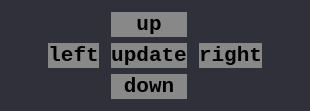
            <widget class="QWidget" name="path3_widget">
             <property name="enabled">
              <bool>true</bool>
             </property>
             <property name="sizePolicy">
              <sizepolicy hsizetype="Expanding" vsizetype="Expanding">
               <horstretch>0</horstretch>
               <verstretch>0</verstretch>
              </sizepolicy>
             </property>
             <property name="styleSheet">
              <string notr="true">QWidget
{
  border:none;
  background-color: rgb(48,48,58);
}</string>
             </property>
             <attribute name="title">
              <string>screw2</string>
             </attribute>
             <layout class="QGridLayout" name="gridLayout_8">
              <property name="leftMargin">
               <number>48</number>
              </property>
              <property name="topMargin">
               <number>12</number>
              </property>
              <property name="rightMargin">
               <number>48</number>
              </property>
              <property name="bottomMargin">
               <number>12</number>
              </property>
              <property name="horizontalSpacing">
               <number>12</number>
              </property>
              <property name="verticalSpacing">
               <number>6</number>
              </property>
              <item row="0" column="1">
               <widget class="QPushButton" name="screw2_up_btn">
                <property name="sizePolicy">
                 <sizepolicy hsizetype="Expanding" vsizetype="Expanding">
                  <horstretch>0</horstretch>
                  <verstretch>0</verstretch>
                 </sizepolicy>
                </property>
                <property name="font">
                 <font>
                  <family>Consolas</family>
                  <pointsize>16</pointsize>
                  <weight>75</weight>
                  <bold>true</bold>
                 </font>
                </property>
                <property name="styleSheet">
                 <string notr="true">QPushButton
{
	background-color: rgb(136, 136, 136);
}</string>
                </property>
                <property name="text">
                 <string>up</string>
                </property>
               </widget>
              </item>
              <item row="3" column="0">
               <widget class="QPushButton" name="screw2_left_btn">
                <property name="sizePolicy">
                 <sizepolicy hsizetype="Expanding" vsizetype="Expanding">
                  <horstretch>0</horstretch>
                  <verstretch>0</verstretch>
                 </sizepolicy>
                </property>
                <property name="font">
                 <font>
                  <family>Consolas</family>
                  <pointsize>16</pointsize>
                  <weight>75</weight>
                  <bold>true</bold>
                 </font>
                </property>
                <property name="styleSheet">
                 <string notr="true">QPushButton
{
	background-color: rgb(136, 136, 136);
}</string>
                </property>
                <property name="text">
                 <string>left</string>
                </property>
               </widget>
              </item>
              <item row="3" column="1">
               <widget class="QPushButton" name="screw2_update">
                <property name="sizePolicy">
                 <sizepolicy hsizetype="Expanding" vsizetype="Expanding">
                  <horstretch>0</horstretch>
                  <verstretch>0</verstretch>
                 </sizepolicy>
                </property>
                <property name="font">
                 <font>
                  <family>Consolas</family>
                  <pointsize>16</pointsize>
                  <weight>75</weight>
                  <bold>true</bold>
                 </font>
                </property>
                <property name="styleSheet">
                 <string notr="true">QPushButton
{
	background-color: rgb(136, 136, 136);
}</string>
                </property>
                <property name="text">
                 <string>update</string>
                </property>
               </widget>
              </item>
              <item row="0" column="0">
               <widget class="QLabel" name="label_21">
                <property name="enabled">
                 <bool>false</bool>
                </property>
                <property name="sizePolicy">
                 <sizepolicy hsizetype="Expanding" vsizetype="Expanding">
                  <horstretch>0</horstretch>
                  <verstretch>0</verstretch>
                 </sizepolicy>
                </property>
                <property name="text">
                 <string/>
                </property>
               </widget>
              </item>
              <item row="0" column="2">
               <widget class="QLabel" name="label_22">
                <property name="enabled">
                 <bool>false</bool>
                </property>
                <property name="sizePolicy">
                 <sizepolicy hsizetype="Expanding" vsizetype="Expanding">
                  <horstretch>0</horstretch>
                  <verstretch>0</verstretch>
                 </sizepolicy>
                </property>
                <property name="text">
                 <string/>
                </property>
               </widget>
              </item>
              <item row="4" column="1">
               <widget class="QPushButton" name="screw2_down_btn">
                <property name="sizePolicy">
                 <sizepolicy hsizetype="Expanding" vsizetype="Expanding">
                  <horstretch>0</horstretch>
                  <verstretch>0</verstretch>
                 </sizepolicy>
                </property>
                <property name="font">
                 <font>
                  <family>Consolas</family>
                  <pointsize>16</pointsize>
                  <weight>75</weight>
                  <bold>true</bold>
                 </font>
                </property>
                <property name="styleSheet">
                 <string notr="true">QPushButton
{
	background-color: rgb(136, 136, 136);
}</string>
                </property>
                <property name="text">
                 <string>down</string>
                </property>
               </widget>
              </item>
              <item row="4" column="2">
               <widget class="QLabel" name="label_20">
                <property name="enabled">
                 <bool>false</bool>
                </property>
                <property name="sizePolicy">
                 <sizepolicy hsizetype="Expanding" vsizetype="Expanding">
                  <horstretch>0</horstretch>
                  <verstretch>0</verstretch>
                 </sizepolicy>
                </property>
                <property name="text">
                 <string/>
                </property>
               </widget>
              </item>
              <item row="3" column="2">
               <widget class="QPushButton" name="screw2_right_btn">
                <property name="sizePolicy">
                 <sizepolicy hsizetype="Expanding" vsizetype="Expanding">
                  <horstretch>0</horstretch>
                  <verstretch>0</verstretch>
                 </sizepolicy>
                </property>
                <property name="font">
                 <font>
                  <family>Consolas</family>
                  <pointsize>16</pointsize>
                  <weight>75</weight>
                  <bold>true</bold>
                 </font>
                </property>
                <property name="styleSheet">
                 <string notr="true">QPushButton
{
	background-color: rgb(136, 136, 136);
}</string>
                </property>
                <property name="text">
                 <string>right</string>
                </property>
               </widget>
              </item>
              <item row="4" column="0">
               <widget class="QLabel" name="label_23">
                <property name="enabled">
                 <bool>false</bool>
                </property>
                <property name="sizePolicy">
                 <sizepolicy hsizetype="Expanding" vsizetype="Expanding">
                  <horstretch>0</horstretch>
                  <verstretch>0</verstretch>
                 </sizepolicy>
                </property>
                <property name="text">
                 <string/>
                </property>
               </widget>
              </item>
             </layout>
            </widget>
